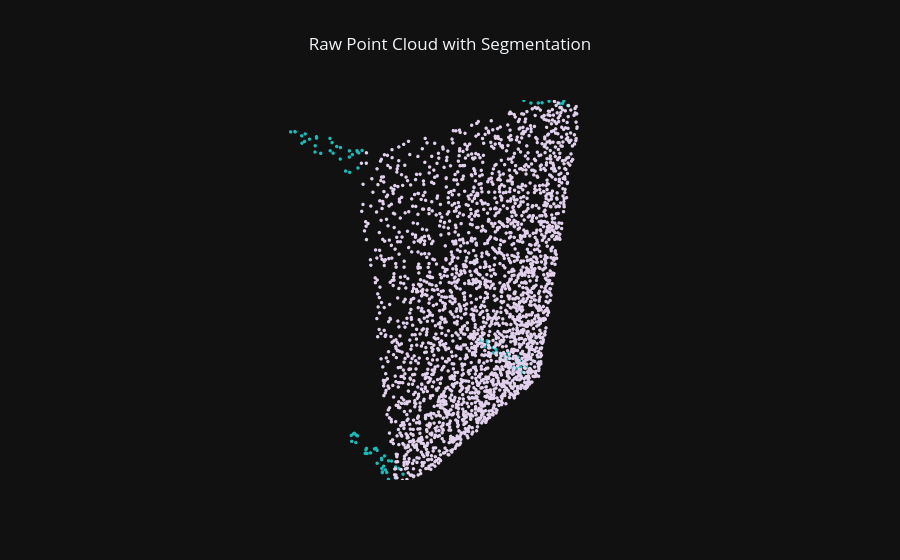

Write notebook code for a chart like this one.
### Code cell
# Select the color for each point based on its label
point_colors_raw = PART_COLORS[seg_labels - 1] 

# Convert valid RGB integers to "rgb(r, g, b)" strings for Plotly
color_strings = [f'rgb({r},{g},{b})' for r, g, b in point_colors_raw]

# Plot
pc_plots = plot_pc_data3d(
    x=points[:,0], 
    y=points[:,1], 
    z=points[:,2], 
    apply_color_gradient=False, 
    color=get_color_strings(seg_labels),   # Pass the list of strings here
    marker_size=2
)

layout = dict(template="plotly_dark", title="Raw Point Cloud with Segmentation", scene=PCD_SCENE, title_x=0.5)
fig = go.Figure(data=pc_plots, layout=layout) 
fig.show()

### Figure 1 — Plotly figure (JSON) as saved in the notebook; plotly's stock layout.template omitted (floating-point values rounded to 4 significant figures; data arrays with more than 128 entries replaced by an {"elided": "..."} marker saying what was removed)
{"data": [{"hoverinfo": "skip", "marker": {"color": {"elided": "2836 str values"}, "opacity": 1, "size": 2}, "mode": "markers", "showlegend": false, "type": "scatter3d", "x": {"elided": "2836 float values"}, "y": {"elided": "2836 float values"}, "z": {"elided": "2836 float values"}}], "layout": {"scene": {"aspectmode": "data", "xaxis": {"visible": false}, "yaxis": {"visible": false}, "zaxis": {"visible": false}}, "title": {"text": "Raw Point Cloud with Segmentation", "x": 0.5}}}
